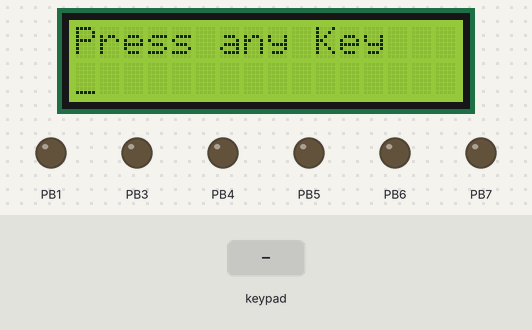
A program run on a simulated ATmega16, built with avr-gcc and emulated at 16 MHz. On the bench: 16×2 character LCD, output pins drawn as LEDs (lit = HIGH). Wiring (inferred from the signals the program sends): 4×4 keypad with keys 0 1 2 3 4 5 6 7 8 9 A B C D E F: rows PD3, PD2, PD1, PD0; columns PD4, PD5, PD6, PD7; character LCD (HD44780): RS PB2; E PB0; data PA0, PA1, PA2, PA3, PA4, PA5, PA6, PA7. The test bench sets the inputs (shaded band). Pins used as bus, display or sensor lines are not drawn.

Above: at 1.2 s.
1.3 s: keypad keys 1 2 pressed 0.4 s apart
At 3.2 s:
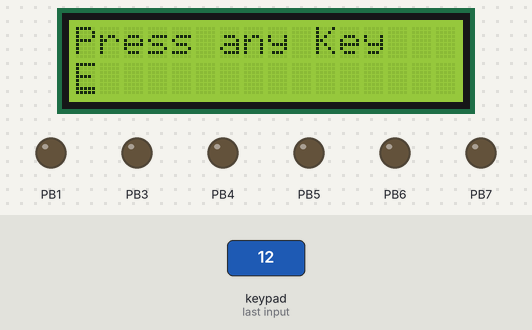
3.6 s: key '0' pressed
At 4.5 s:
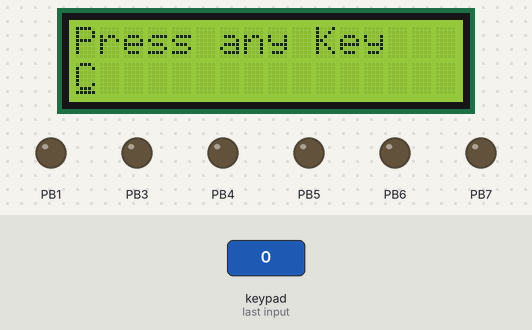
5.3 s: key '3' pressed
At 5.51 s:
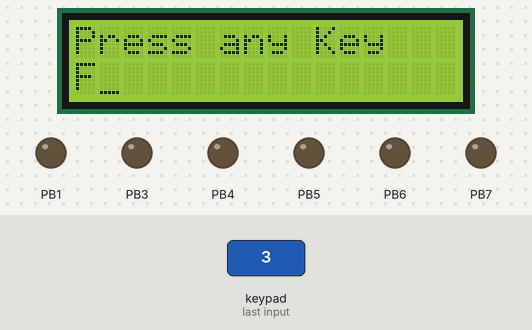
7.0 s: key '6' pressed
At 8.3 s:
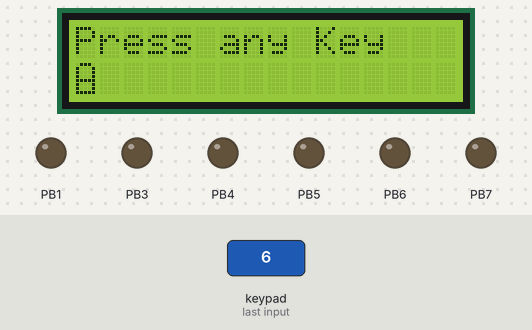
8.6 s: key '7' pressed
At 8.79 s:
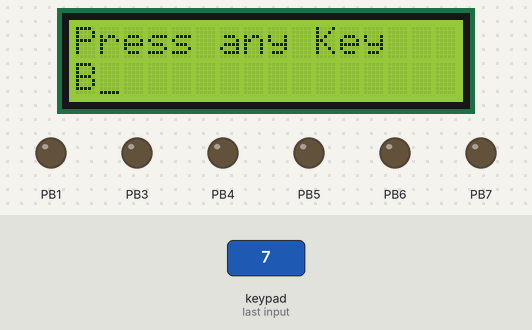
10.3 s: keypad keys 1 2 A pressed 0.4 s apart
At 11.9 s:
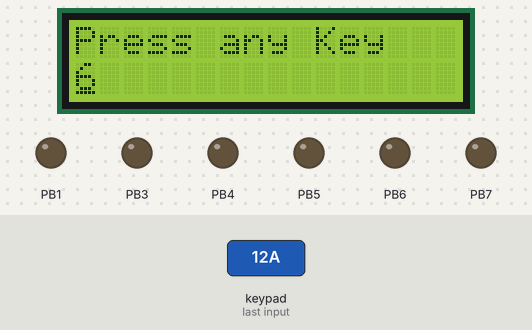
Timing chart, 0 to 13.4 s (numbered marks = the images above; inputs shaded):
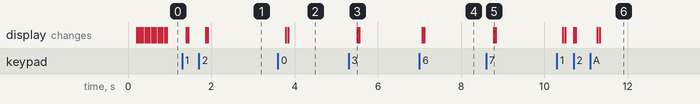

The program:

main.c
```c
/*
 * Keypad_interfacing.c
 *
 * Created: 8/1/2023 6:23:44 PM
 * Author : mayan
 */

#include <avr/io.h>
#include "LCD.h"


void LCD_cmd(unsigned char Command);
void LCD_data(unsigned char Data);
void LCD_init(void);

unsigned char i;
unsigned char j;

int main(void)
{
	DDRB = 0xFF;
	DDRA = 0xFF;
	DDRD =0x0F;
    LCD_init();

	unsigned char string[] = "Press any Key";
	while(1)
	{
    	while(string[i]!='\0')
    	{
	    	LCD_data(string[i]);
	    	i++;
			_delay_ms(1);
    	}

		for (j=0; j<4; j++)
		{
			PORTD = (0xF7>>j) | 0xF0;
			_delay_ms(1);
			LCD_cmd(0xc0);

			if(PIND == 0xEE)
			LCD_data('0');
			else if (PIND ==0xDE)
			LCD_data('1');
			else if(PIND ==0xBE)
			LCD_data('2');
			else if(PIND ==0x7E)
			LCD_data('3');
			else if(PIND ==0xED)
			LCD_data('4');
			else if(PIND ==0xDD)
			LCD_data('5');
			else if(PIND ==0xBD)
			LCD_data('6');
			else if(PIND ==0x7D)
			LCD_data('7');
			else if(PIND ==0xEB)
			LCD_data('8');
			else if(PIND ==0xDB)
			LCD_data('9');
			else if(PIND ==0xBB)
			LCD_data('A');
			else if(PIND ==0x7B)
			LCD_data('B');
			else if(PIND ==0xE7)
			LCD_data('C');
			else if(PIND ==0xD7)
			LCD_data('D');
			else if(PIND ==0xB7)
			LCD_data('E');
			else if(PIND ==0x77)
			LCD_data('F');
			if (j==4)
			{
				j=0;
			}
		}
}
		}
```

LCD.h
```c
/*
 * LCD.h
 *
 * Created: 8/1/2023 6:41:29 PM
 *  Author: Mayank Bankoti
 */


#ifndef LCD_H_
#define LCD_H_
#define F_CPU 16000000UL
#include "util/delay.h"

#define ctrl PORTB
#define RS 2
#define RW 1
#define EN 0

#define Dataout PORTA

void LCD_cmd(unsigned char Command);
void LCD_data(unsigned char Data);
void LCD_init(void);

void LCD_init(void)
{
	LCD_cmd(0x38); // 8bit mode
	LCD_cmd(0x06); // Entry mode
	LCD_cmd(0x01);  // Clear Display
	LCD_cmd(0x80); // 1st row and 1st position
	LCD_cmd(0x0E); // Display on cursor on
}

void LCD_cmd(unsigned char Command)
{
	Dataout = Command;
	ctrl = (0<<RS)|(0<<RW)|(1<<EN); // RS=0 for instruction/command
	_delay_ms(1);
	ctrl = (0<<RS)| (0<< RW)|(0<<EN);
	_delay_ms(50);
}

void LCD_data(unsigned char Data)
{
	Dataout = Data;
	ctrl = (1<<RS)| (0<<RW)| (1<<EN);  // RS=1 for data
	_delay_ms(1);
	ctrl = (1<<RS | (0<<RW)|(0<<EN));
	_delay_ms(50);
}


#endif /* LCD_H_ */
```

Measured:
- after the input at 1.3 s, the display: first changes after 0.10 s (image 1 shows a later state)
- after the input at 3.6 s, the display: first changes after 0.19 s (image 2 shows a later state)
- after the input at 5.3 s, the display: changes after 0.21 s (image 3)
- after the input at 7.0 s, the display: first changes after 0.06 s (image 4 shows a later state)
- after the input at 8.6 s, the display: changes after 0.18 s (image 5)
- after the input at 10.3 s, the display: first changes after 0.14 s (image 6 shows a later state)
